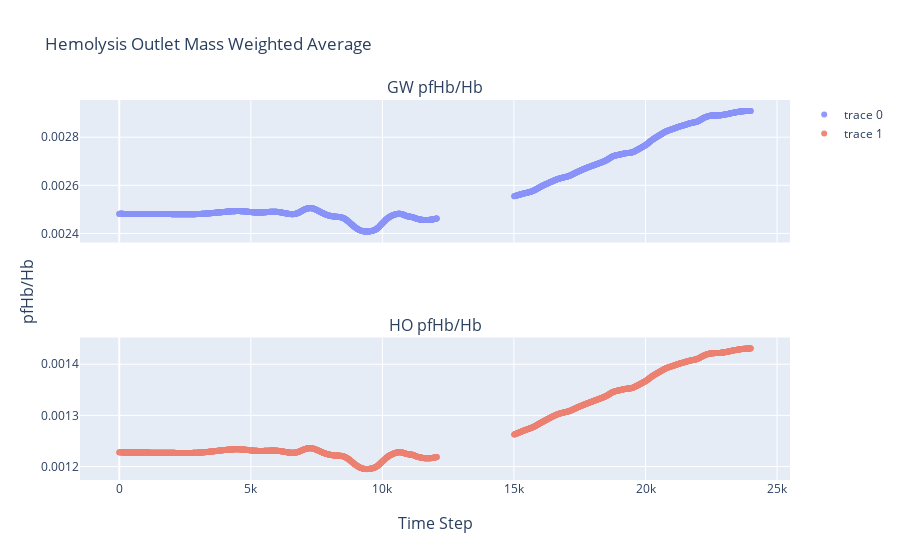

The cell this chart's notebook holds for it:
### Code cell
fig = make_subplots(
    rows=2,
    cols=1,
    shared_xaxes=True,
    x_title="Time Step",
    y_title="pfHb/Hb ",subplot_titles=('GW pfHb/Hb', 'HO pfHb/Hb') )

fig.add_trace(go.Scatter(x=resid_dict['gw-hemolysis.out']['Time Step'],
                         y=resid_dict['gw-hemolysis.out']['pfHb/Hb'],
                         mode='markers',
                         opacity=scatter_opacity,),
              row=1,col=1)
# fig.add_trace(go.Scatter(x=bin_df['bin_centres'],
#                          y=bin_df['eds-hemolysis_bin_mean'],
#                          mode='markers+lines',
#                          name='Mean +/- STD',
#                          line=dict(color='black'),
#                          opacity=.55,
#                          error_y_array=bin_df['eds-hemolysis_std'],
#                          showlegend=True))

fig.add_trace(go.Scatter(x=resid_dict['ho-hemolysis.out']['Time Step'],
                         y=resid_dict['ho-hemolysis.out']['pfHb/Hb'],
                         mode='markers',
                         opacity=scatter_opacity,),
              row=2,col=1)
fig.update_layout(
    title="Hemolysis Outlet Mass Weighted Average",
    legend_title=None,
    yaxis = dict(showexponent = 'all',
                 exponentformat = 'E'),
    yaxis2 = dict(showexponent = 'all',
                 exponentformat = 'E'))
fig.show()

print('Time Averaged HO pfHb (mg/dL) each blade pass at Outlet: ' + str(time_sample_dict['ho-hemolysis.out']['pfHb'].mean()))
print('Time Averaged GW pfHb (mg/dL) each blade pass at Outlet: ' + str(time_sample_dict['gw-hemolysis.out']['pfHb'].mean()))

### Figure 1 — Plotly figure (JSON) as saved in the notebook; plotly's stock layout.template omitted (floating-point values rounded to 4 significant figures; data arrays with more than 128 entries replaced by an {"elided": "..."} marker saying what was removed)
{"data": [{"mode": "markers", "opacity": 0.7, "type": "scatter", "x": {"elided": "2122 int values"}, "xaxis": "x", "y": {"elided": "2122 float values"}, "yaxis": "y"}, {"mode": "markers", "opacity": 0.7, "type": "scatter", "x": {"elided": "2122 int values"}, "xaxis": "x2", "y": {"elided": "2122 float values"}, "yaxis": "y2"}], "layout": {"annotations": [{"font": {"size": 16}, "showarrow": false, "text": "GW pfHb/Hb", "x": 0.5, "xanchor": "center", "xref": "paper", "y": 1.0, "yanchor": "bottom", "yref": "paper"}, {"font": {"size": 16}, "showarrow": false, "text": "HO pfHb/Hb", "x": 0.5, "xanchor": "center", "xref": "paper", "y": 0.375, "yanchor": "bottom", "yref": "paper"}, {"font": {"size": 16}, "showarrow": false, "text": "Time Step", "x": 0.5, "xanchor": "center", "xref": "paper", "y": 0, "yanchor": "top", "yref": "paper", "yshift": -30}, {"font": {"size": 16}, "showarrow": false, "text": "pfHb/Hb ", "textangle": -90, "x": 0, "xanchor": "right", "xref": "paper", "xshift": -40, "y": 0.5, "yanchor": "middle", "yref": "paper"}], "legend": {"title": {}}, "title": {"text": "Hemolysis Outlet Mass Weighted Average"}, "xaxis": {"anchor": "y", "domain": [0.0, 1.0], "matches": "x2", "showticklabels": false}, "xaxis2": {"anchor": "y2", "domain": [0.0, 1.0]}, "yaxis": {"anchor": "x", "domain": [0.625, 1.0], "exponentformat": "E", "showexponent": "all"}, "yaxis2": {"anchor": "x2", "domain": [0.0, 0.375], "exponentformat": "E", "showexponent": "all"}}}
